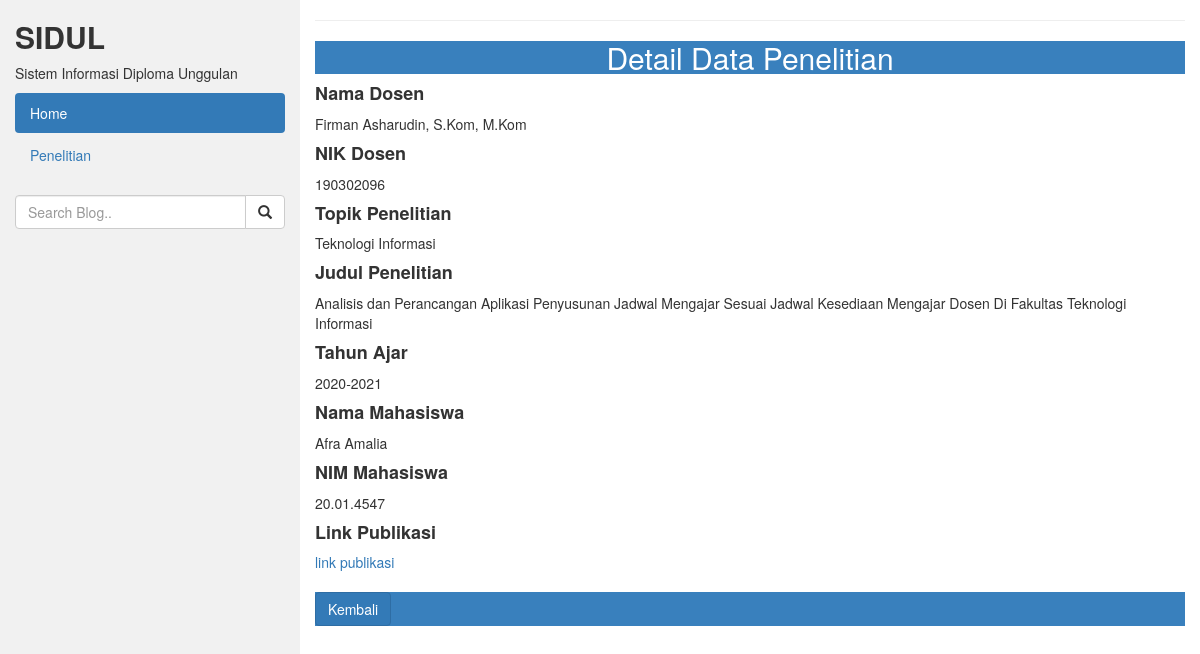
The page /penelitian/detail/4 on the database its author committed.
### tables this page shows
CREATE TABLE `tbl_penelitian` (
  `id` int(11) NOT NULL,
  `nama_dosen` varchar(50) NOT NULL,
  `nik` varchar(50) NOT NULL,
  `topik` varchar(255) NOT NULL,
  `judul` varchar(255) NOT NULL,
  `waktu` varchar(50) NOT NULL,
  `nama_mhs` varchar(50) NOT NULL,
  `nim_mhs` varchar(50) NOT NULL,
  `link` varchar(500) NOT NULL
);

### application/controllers/Penelitian.php (called while the page is built, shortened)
<?php
class Penelitian extends CI_Controller
{
    public function __construct()
    {
        $this->load->model('Penelitian_model');
        $this->load->library('form_validation');
    }
    public function detail($id)
    {
        $data['judul'] = 'Detail Data Penelitian';
        $data['tbl_penelitian'] = $this->Penelitian_model->getPenelitianById($id);
        $this->load->view('templates/header', $data);
        $this->load->view('penelitian/detail', $data);
        $this->load->view('templates/footer');
    }
}

### index.php (called while the page is built, shortened)
<?php
require_once BASEPATH.'core/CodeIgniter.php';

### application/models/Penelitian_model.php (called while the page is built, shortened)
<?php
class Penelitian_model extends CI_Model
{
    public function getPenelitianById($id)
    {
        return $this->db->get_where('tbl_penelitian', ['id' => $id])->row_array();
    }
}

### application/views/penelitian/detail.php (the view, shortened to what this page needs)
<div class="col-sm-9">
    <hr>
            <div class="card mt-3">
                <h2 class="card-header text-white text-center" style="background-color:#3980bd; color: rgb(255, 255, 255);">Detail Data Penelitian</h2>
            </div>
            <div class="card-body">
                <h4 class="mb-1" style=" font-weight: bolder;"> Nama Dosen </h4>
                <hp> <?= $tbl_penelitian['nama_dosen']; ?> </p>
                    <h4 class="mb-1" style=" font-weight: bolder;"> NIK Dosen </h4>
                    <p class="card-text"> <?= $tbl_penelitian['nik']; ?> </p>
                    <h4 class="mb-1" style=" font-weight: bolder;"> Topik Penelitian </h4>
                    <p class="card-text"> <?= $tbl_penelitian['topik']; ?> </p>
                    <h4 class="mb-1" style=" font-weight: bolder;"> Judul Penelitian </h4>
                    <p class="card-text"> <?= $tbl_penelitian['judul']; ?> </p>
                    <h4 class="mb-1" style=" font-weight: bolder;"> Tahun Ajar </h4>
                    <p class="card-text"> <?= $tbl_penelitian['waktu']; ?> </p>
                    <h4 class="mb-1" style=" font-weight: bolder;"> Nama Mahasiswa </h4>
                    <p class="card-text"> <?= $tbl_penelitian['nama_mhs']; ?> </p>
                    <h4 class="mb-1" style=" font-weight: bolder;"> NIM Mahasiswa </h4>
                    <p class="card-text"> <?= $tbl_penelitian['nim_mhs']; ?> </p>
                    <h4 class="mb-1" style=" font-weight: bolder;"> Link Publikasi </h4>
                    <a href="<?php echo $tbl_penelitian['link']; ?>" target="_blank"> link publikasi </a>
            </div>
            <div class="card-footer" style="background-color:#3980bd ;">
                <a href="<?= base_url(); ?>penelitian" type="button" class="btn btn-primary"> Kembali </a>
            </div>

### rows shown on the page
tbl_penelitian: nama_dosen "Firman Asharudin, S.Kom, M.Kom", nik "190302096", topik "Teknologi Informasi", judul "Analisis dan Perancangan Aplikasi Penyusunan Jadwal Mengajar Sesuai Jadwal Kesediaan Mengajar Dosen Di Fakultas Teknologi Informasi", waktu "2020-2021", nama_mhs "Afra Amalia", nim_mhs "20.01.4547"
